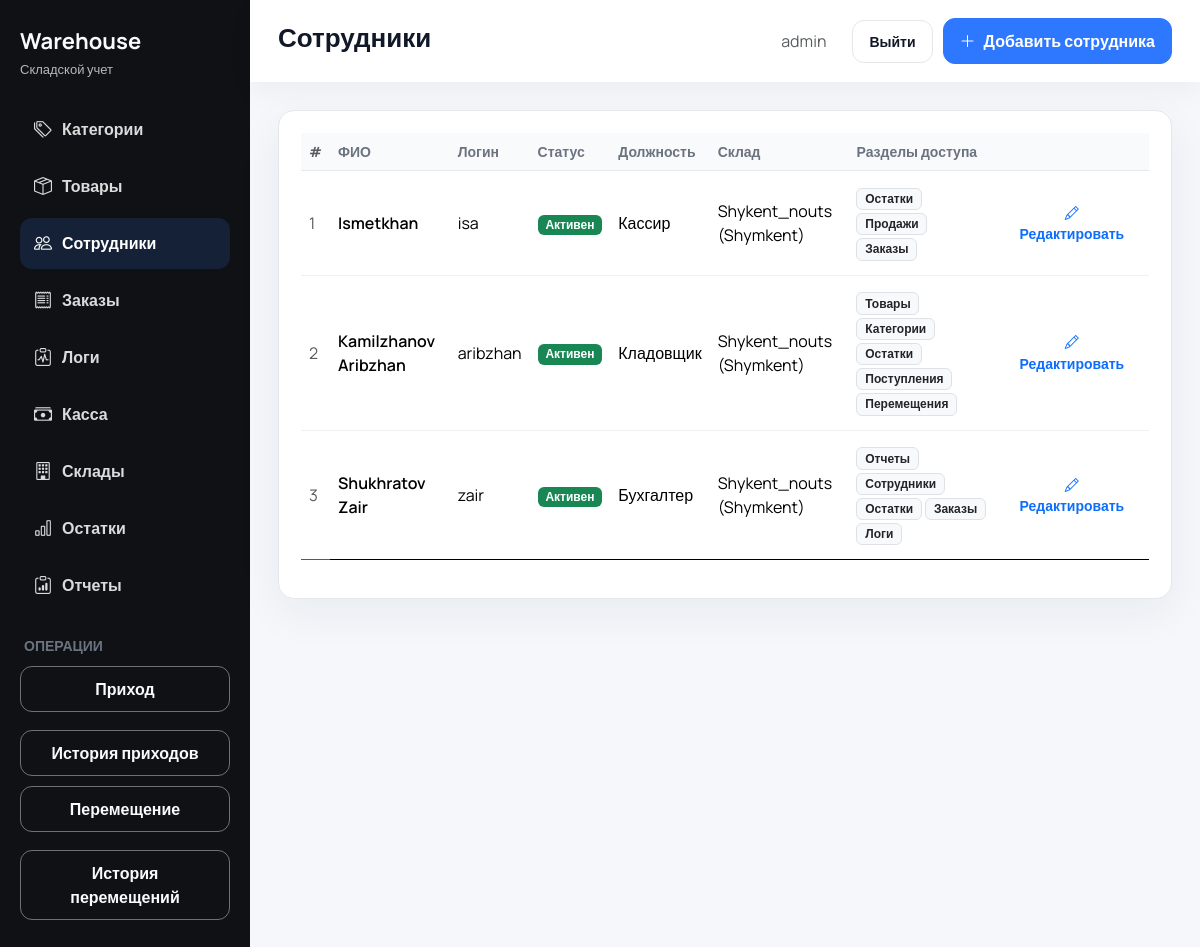
Screenshot of /employees/ (signed in) with the database file from the repository.
### inventory/models.py (models this page shows, shortened)
class Employee(models.Model):
    POSITION_CHOICES = [
        ("admin", "Админ"),
        ("storekeeper", "Кладовщик"),
        ("cashier", "Кассир"),
        ("accountant", "Бухгалтер"),
    ]
    ACTIVE = "active"
    BLOCKED = "blocked"
    STATUS_CHOICES = [
        (ACTIVE, "Активен"),
        (BLOCKED, "Заблокирован"),
    ]
    user = models.OneToOneField(
        get_user_model(),
        on_delete=models.CASCADE,
        null=True,
        blank=True,
        related_name="employee_profile",
    )
    full_name = models.CharField(max_length=255)
    position = models.CharField(max_length=50, choices=POSITION_CHOICES, default="storekeeper")
    status = models.CharField(max_length=20, choices=STATUS_CHOICES, default=ACTIVE)
    warehouse = models.ForeignKey(
        Warehouse, on_delete=models.CASCADE, related_name="employees"
    )
    access_sections = models.ManyToManyField(
        "AccessSection",
        blank=True,
        related_name="employees",
    )
    class Meta:
        ordering = ("full_name",)
        verbose_name = "Сотрудник"
        verbose_name_plural = "Сотрудники"

class Warehouse(models.Model):
    code = models.CharField(
        max_length=20,
        unique=True,
        default=generate_warehouse_code,
        editable=False,
    )
    name = models.CharField(max_length=150, unique=True)
    location = models.CharField(max_length=255)
    created_at = models.DateTimeField(auto_now_add=True)
    class Meta:
        ordering = ("name",)
        verbose_name = "Склад"
        verbose_name_plural = "Склады"
    def __str__(self) -> str:
        return f"{self.name} ({self.location})"

class AccessSection(models.Model):
    slug = models.SlugField(max_length=50, unique=True)
    name = models.CharField(max_length=100)
    class Meta:
        verbose_name = "Раздел доступа"
        verbose_name_plural = "Разделы доступа"

### inventory/views.py (the view)
# urls.py: path("employees/", views.employee_list, name="employee_list"),
def employee_list(request):
    if not request.user.is_authenticated:
        return redirect("inventory:login")
    _require_access(request.user, "employees")
    employee_wh = _user_warehouse(request.user)
    employees = (
        Employee.objects.select_related("warehouse", "user")
        .prefetch_related("access_sections")
        .order_by("full_name")
    )
    if employee_wh and not request.user.is_superuser:
        employees = employees.filter(warehouse=employee_wh)
    return render(
        request,
        "inventory/employee_list.html",
        {"employees": employees},
    )

### inventory/context_processors.py (called while the page is built)
def accessible_sections(request) -> dict[str, set[str]]:
    slugs: Set[str] = set()
    user = getattr(request, "user", None)
    if user and user.is_authenticated:
        if user.is_superuser:
            slugs = {
                "categories",
                "products",
                "warehouses",
                "employees",
                "stocks",
                "operations",
                "reports",
                "incoming",
                "movements",
                "sales",
                "orders",
                "logs",
            }
        else:
            employee = getattr(user, "employee_profile", None)
            if employee:
                slugs = set(employee.access_sections.values_list("slug", flat=True))
    return {"accessible_sections": slugs}

### inventory/views.py (called while the page is built)
def _user_warehouse(user):
    if getattr(user, "is_superuser", False):
        return None
    employee = getattr(user, "employee_profile", None)
    return getattr(employee, "warehouse", None)

def _require_access(user, slug: str):
    if getattr(user, "is_superuser", False):
        return
    employee = getattr(user, "employee_profile", None)
    if not employee:
        raise PermissionDenied("Недостаточно прав.")
    if not employee.access_sections.filter(slug=slug).exists():
        raise PermissionDenied("Недостаточно прав.")

### inventory/templates/inventory/employee_list.html (shortened to what this page needs)
{% extends "inventory/base.html" %}
{% block page_title %}Сотрудники{% endblock %}
{% block header_actions %}
    <a href="{% url 'inventory:employee_add' %}" class="btn btn-primary btn-icon"><i class="bi bi-plus-lg"></i> Добавить сотрудника</a>
{% endblock %}
{% block content %}
<div class="card">
    <div class="card-body">
        <div class="table-responsive">
            <table class="table table-modern align-middle">
                <thead>
                <tr>
                    <th class="text-muted">#</th>
                    <th>ФИО</th>
                    <th>Логин</th>
                    <th>Статус</th>
                    <th>Должность</th>
                    <th>Склад</th>
                    <th>Разделы доступа</th>
                    <th></th>
                </tr>
                </thead>
                <tbody>
                {% for employee in employees %}
                    <tr>
                        <td class="text-muted">{{ forloop.counter }}</td>
                        <td class="fw-semibold">{{ employee.full_name }}</td>
                        <td>{% if employee.user %}{{ employee.user.username }}{% else %}—{% endif %}</td>
                        <td>
                            {% if employee.user and employee.user.is_active %}
                                <span class="badge bg-success">Активен</span>
                            {% else %}
                                <span class="badge bg-secondary">Заблокирован</span>
                            {% endif %}
                        </td>
                        <td>{{ employee.get_position_display }}</td>
                        <td>{{ employee.warehouse }}</td>
                        <td>
                            {% if employee.access_sections.all %}
                                {% for section in employee.access_sections.all %}
                                    <span class="badge bg-light text-dark border">{{ section.name }}</span>
                                {% empty %}
                                    <span class="text-muted">—</span>
                                {% endfor %}
                            {% else %}
                                <span class="text-muted">—</span>
                            {% endif %}
                        </td>
                        <td class="text-end">
                            <a class="btn btn-sm btn-outline-primary" href="{% url 'inventory:employee_edit' employee.pk %}"><i class="bi bi-pencil"></i> Редактировать</a>
                        </td>
                    </tr>
                {% empty %}
                    <tr>
                        <td colspan="8" class="text-center text-muted py-4">Сотрудников пока нет</td>
                    </tr>
                {% endfor %}
                </tbody>
            </table>
        </div>
    </div>
 </div>
{% endblock %}

### inventory/templates/inventory/base.html (shortened to what this page needs)
{% load static %}
<!DOCTYPE html>
<html lang="ru">
<head>
    <link href="https://cdn.jsdelivr.net/npm/bootstrap@5.3.3/dist/css/bootstrap.min.css" rel="stylesheet">
    <link href="https://cdn.jsdelivr.net/npm/bootstrap-icons@1.11.3/font/bootstrap-icons.css" rel="stylesheet">
    <link href="{% static 'css/dashboard.css' %}" rel="stylesheet">
</head>
<body>
<div class="app-shell">
    {% if request.user.is_authenticated %}
            {% with current=request.resolver_match.url_name %}
            {% with allowed=accessible_sections %}
    <aside class="app-sidebar">
        <div class="app-sidebar__brand">
            <h1>Warehouse</h1>
            <span>Складской учет</span>
        </div>
        <nav class="sidebar-nav">
                {% if request.user.is_superuser or 'categories' in allowed %}
                <a class="sidebar-link {% if current == 'category_list' or current == 'category_add' %}active{% endif %}" href="{% url 'inventory:category_list' %}">
                    <i class="bi bi-tags"></i>
                    <span>Категории</span>
                </a>
                {% endif %}
                {% if request.user.is_superuser or 'products' in allowed %}
                <a class="sidebar-link {% if current == 'product_list' or current == 'product_add' %}active{% endif %}" href="{% url 'inventory:product_list' %}">
                    <i class="bi bi-box-seam"></i>
                    <span>Товары</span>
                </a>
                {% endif %}
                {% if request.user.is_superuser or 'employees' in allowed %}
                <a class="sidebar-link {% if current == 'employee_list' or current == 'employee_add' or current == 'employee_edit' %}active{% endif %}" href="{% url 'inventory:employee_list' %}">
                    <i class="bi bi-people"></i>
                    <span>Сотрудники</span>
                </a>
                {% endif %}
                {% if request.user.is_superuser or 'orders' in allowed %}
                <a class="sidebar-link {% if current == 'orders_list' %}active{% endif %}" href="{% url 'inventory:orders_list' %}">
                    <i class="bi bi-receipt"></i>
                    <span>Заказы</span>
                </a>
                {% endif %}
                {% if request.user.is_superuser or 'logs' in allowed %}
                <a class="sidebar-link {% if current == 'logs_list' %}active{% endif %}" href="{% url 'inventory:logs_list' %}">
                    <i class="bi bi-clipboard-pulse"></i>
                    <span>Логи</span>
                </a>
                {% endif %}
                {% if request.user.is_superuser or 'sales' in allowed %}
                <a class="sidebar-link {% if current == 'pos' %}active{% endif %}" href="{% url 'inventory:pos' %}">
                    <i class="bi bi-cash-stack"></i>
                    <span>Касса</span>
                </a>
                {% endif %}
                {% if request.user.is_superuser or 'warehouses' in allowed %}
                <a class="sidebar-link {% if current == 'warehouse_list' or current == 'warehouse_add' or current == 'employee_add' %}active{% endif %}" href="{% url 'inventory:warehouse_list' %}">
                    <i class="bi bi-building"></i>
                    <span>Склады</span>
                </a>
                {% endif %}
                {% if request.user.is_superuser or 'stocks' in allowed %}
                <a class="sidebar-link {% if current == 'stock_list' %}active{% endif %}" href="{% url 'inventory:stock_list' %}">
                    <i class="bi bi-bar-chart"></i>
                    <span>Остатки</span>
                </a>
                {% endif %}
                {% if request.user.is_superuser or 'reports' in allowed %}
                <a class="sidebar-link {% if current == 'sales_report' %}active{% endif %}" href="{% url 'inventory:sales_report' %}">
                    <i class="bi bi-clipboard-data"></i>
                    <span>Отчеты</span>
                </a>
                {% endif %}
        </nav>
        <div class="sidebar-actions">
            <div class="text-uppercase muted small fw-bold px-1">Операции</div>
            {% if request.user.is_superuser or 'incoming' in allowed %}
            <a class="btn btn-outline-light" href="{% url 'inventory:incoming_add' %}">Приход</a>
            <a class="btn btn-outline-light mt-2" href="{% url 'inventory:incoming_list' %}">История приходов</a>
            {% endif %}
            {% if request.user.is_superuser or 'movements' in allowed %}
            <a class="btn btn-outline-light" href="{% url 'inventory:movement_add' %}">Перемещение</a>
            <a class="btn btn-outline-light mt-2" href="{% url 'inventory:movement_list' %}">История перемещений</a>
            {% endif %}
        </div>
    </aside>
        {% endwith %}
        {% endwith %}
    {% endif %}
    <main class="app-main">
        <header class="app-header">
            <div class="header-inner">
                <div class="page-title">
                    <h2>{% block page_title %}Панель{% endblock %}</h2>
                </div>
                <div class="toolbar">
                    {% if request.user.is_authenticated %}
                        <span class="me-3 text-muted">{{ request.user.username }}</span>
                        <a href="{% url 'inventory:logout' %}" class="btn btn-outline-secondary btn-sm">Выйти</a>
                    {% else %}
                        <a href="{% url 'inventory:login' %}" class="btn btn-primary btn-sm">Войти</a>
                    {% endif %}
                    {% block header_actions %}{% endblock %}
                </div>
            </div>
        </header>
        <section class="page-wrapper">
            {% block content %}{% endblock %}
        </section>
    </main>
</div>
</body>
</html>

### static/css/dashboard.css (style rules this page uses)
:root { --bg: #f5f7fb; --sidebar: #0f1115; --sidebar-accent: #1d2330; --primary: #2d78ff; --primary-hover: #1f6bff; --muted: #6b7280; --text: #111827; --card: #ffffff; --border: #e5e7eb; --success: #23c16b; --warning: #ffae1f; --danger: #f25f5c; --radius: 16px; --shadow: 0 14px 45px rgba(23, 31, 56, 0.06); }
* { box-sizing: border-box; }
body { margin: 0; font-family: "Manrope", "Helvetica Neue", sans-serif; background: var(--bg); color: var(--text); min-height: 100vh; }
a { text-decoration: none; }
.app-shell { display: flex; min-height: 100vh; }
.app-sidebar { width: 250px; background: var(--sidebar); color: #f9fafb; padding: 28px 20px; display: flex; flex-direction: column; gap: 24px; }
.app-sidebar__brand { display: flex; flex-direction: column; gap: 6px; }
.app-sidebar__brand h1 { font-size: 22px; font-weight: 700; margin: 0; }
.app-sidebar__brand span { color: rgba(255, 255, 255, 0.7); font-size: 13px; }
.sidebar-nav { display: flex; flex-direction: column; gap: 6px; }
.sidebar-link { display: flex; align-items: center; gap: 10px; padding: 12px 14px; border-radius: 12px; color: rgba(255, 255, 255, 0.85); transition: background 0.2s ease, color 0.2s ease; font-weight: 600; }
.sidebar-link i { font-size: 18px; }
.sidebar-link.active { background: #142137; color: #ffffff; }
.sidebar-actions { margin-top: auto; display: flex; flex-direction: column; gap: 10px; }
.sidebar-actions .btn { width: 100%; }
.app-main { flex: 1; display: flex; flex-direction: column; }
.app-header { background: var(--card); box-shadow: 0 10px 25px rgba(0, 0, 0, 0.04); padding: 18px 28px; position: sticky; top: 0; z-index: 10; }
.header-inner { display: flex; align-items: center; justify-content: space-between; gap: 16px; flex-wrap: wrap; }
.page-title { display: flex; flex-direction: column; gap: 6px; }
.page-title h2 { margin: 0; font-size: 26px; font-weight: 700; }
.toolbar { display: inline-flex; align-items: center; gap: 10px; }
.page-wrapper { padding: 28px; width: 100%; }
.card { border: 1px solid var(--border); border-radius: var(--radius); box-shadow: var(--shadow); }
.card-body { padding: 22px 22px; }
.btn { border-radius: 12px; font-weight: 700; padding: 10px 16px; border: none; }
.btn-primary { background: var(--primary); border: 1px solid var(--primary); }
.btn-outline-light { border: 1px solid rgba(255, 255, 255, 0.4); color: #f9fafb; background: transparent; }
.btn-outline-secondary { border: 1px solid var(--border); color: var(--text); background: transparent; }
.btn-icon { display: inline-flex; align-items: center; gap: 8px; }
.muted { color: var(--muted); }
.table-modern { --bs-table-bg: transparent; --bs-table-striped-bg: transparent; }
.table-modern thead th { text-transform: none; font-size: 14px; color: var(--muted); border-bottom: 1px solid var(--border); background: #f9fafb; }
.table-modern tbody tr { border-bottom: 1px solid #eef0f4; }
.table-modern tbody tr:last-child { border-bottom: none; }
.table-modern td { vertical-align: middle; padding-top: 14px; padding-bottom: 14px; }

### rows the page displays
Employee: full_name "Ismetkhan", user.username "isa", shows "Активен", position "Кассир", warehouse "Shykent_nouts (Shymkent)"
AccessSection: name "Остатки"
AccessSection: name "Продажи"
AccessSection: name "Заказы"
Employee: full_name "Kamilzhanov Aribzhan", user.username "aribzhan", shows "Активен", position "Кладовщик", warehouse "Shykent_nouts (Shymkent)"
AccessSection: name "Товары"
AccessSection: name "Категории"
AccessSection: name "Поступления"
AccessSection: name "Перемещения"
Employee: full_name "Shukhratov Zair", user.username "zair", shows "Активен", position "Бухгалтер", warehouse "Shykent_nouts (Shymkent)"
AccessSection: name "Отчеты"
AccessSection: name "Сотрудники"
AccessSection: name "Логи"

### other values shown
{{ request.user.username }} "admin"
